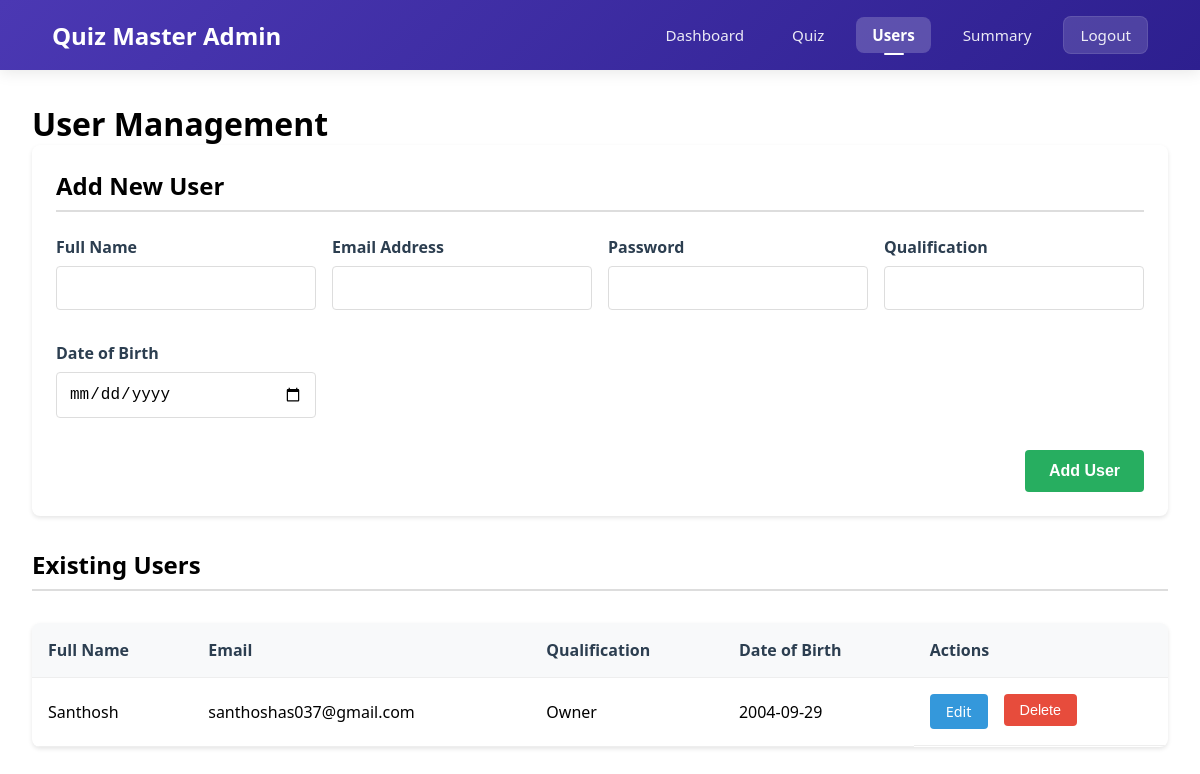
Page /users (signed in) on the earlier database version.
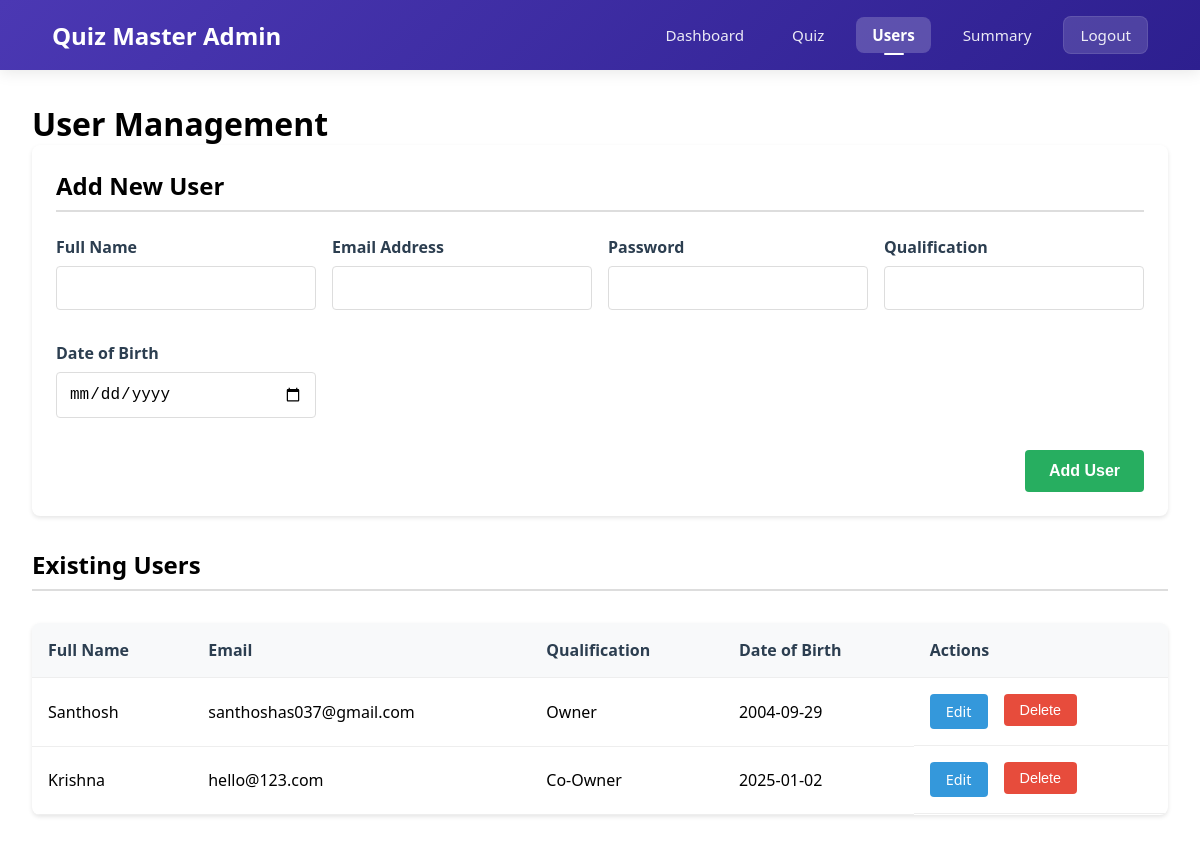
Same page on the later database version.
### app.py (models this page shows, shortened)
class User(db.Model):
    id = db.Column(db.Integer, primary_key=True)
    email = db.Column(db.String(120), unique=True, nullable=False)
    password = db.Column(db.String(200), nullable=False)
    full_name = db.Column(db.String(100), nullable=False)
    qualification = db.Column(db.String(100), nullable=False)
    dob = db.Column(db.Date, nullable=False)
    is_admin = db.Column(db.Boolean, default=False)

### app.py (the view)
@app.route('/users')
@admin_required
def users():
    try:
        all_users = User.query.filter(User.id != session['user_id']).all()
        return render_template('admin/users.html', active_page='users', users=all_users)
    except Exception as e:
        flash('Error loading users. Please try again.', 'error')
        return redirect(url_for('admin_dashboard'))

### app.py (called while the page is built)
def get_current_user():
    if 'user_id' in session:
        return User.query.get(session['user_id'])
    return None

@app.context_processor
def utility_processor():
    return dict(current_user=get_current_user())

def admin_required(f):
    @wraps(f)
    def decorated_function(*args, **kwargs):
        if 'user_id' not in session:
            flash('Please login first.', 'error')
            return redirect(url_for('login'))
        user = User.query.get(session['user_id'])
        if not user or not user.is_admin:
            flash('Admin access required.', 'error')
            return redirect(url_for('dashboard'))
        return f(*args, **kwargs)
    return decorated_function

### templates/admin/users.html (shortened to what this page needs)
<!DOCTYPE html>
<html lang="en">
<head>
    <link href="/static/navbar.css" rel="stylesheet">
</head>
<body>
    <nav class="navbar">
        <div class="nav-container">
            <div style="font-size: 150%;color: white;font-weight: bold;">
                Quiz Master Admin
            </div>
            <div class="nav-links">
                <a href="{{ url_for('admin_dashboard') }}" {% if active_page == 'home' %}class="active"{% endif %}>
                    Dashboard
                </a>
                <a href="{{ url_for('admin_quiz') }}" {% if active_page == 'quiz' %}class="active"{% endif %}>
                    Quiz
                </a>
                <a href="{{ url_for('users') }}" {% if active_page == 'users' %}class="active"{% endif %}>
                    Users
                </a>
                <a href="{{ url_for('admin_summary') }}" {% if active_page == 'summary' %}class="active"{% endif %}>
                    Summary
                </a>
                <a href="{{ url_for('logout') }}" class="logout-btn">
                    Logout
                </a>
            </div>
        </div>
    </nav>
    <main class="users-container">
        <h1>User Management</h1>
        <div class="add-user-card">
            <h2 class="section-title">Add New User</h2>
            <form action="{{ url_for('add_user') }}" method="POST" class="add-user-form">
                <div class="form-group">
                    <label for="full_name">Full Name</label>
                    <input type="text" id="full_name" name="full_name" class="form-control" required>
                </div>
                <div class="form-group">
                    <label for="email">Email Address</label>
                    <input type="email" id="email" name="email" class="form-control" required>
                </div>
                <div class="form-group">
                    <label for="password">Password</label>
                    <input type="password" id="password" name="password" class="form-control" required>
                </div>
                <div class="form-group">
                    <label for="qualification">Qualification</label>
                    <input type="text" id="qualification" name="qualification" class="form-control" required>
                </div>
                <div class="form-group">
                    <label for="dob">Date of Birth</label>
                    <input type="date" id="dob" name="dob" class="form-control" required>
                </div>
                <button type="submit" class="btn-add-user">Add User</button>
            </form>
        </div>
        <h2 class="section-title">Existing Users</h2>
        {% if users %}
        <table class="users-table">
            <thead>
                <tr>
                    <th>Full Name</th>
                    <th>Email</th>
                    <th>Qualification</th>
                    <th>Date of Birth</th>
                    <th>Actions</th>
                </tr>
            </thead>
            <tbody>
                {% for user in users %}
                <tr>
                    <td>{{ user.full_name }}</td>
                    <td>{{ user.email }}</td>
                    <td>{{ user.qualification }}</td>
                    <td>{{ user.dob.strftime('%Y-%m-%d') }}</td>
                    <td class="actions-cell">
                        <a href="{{ url_for('edit_user', user_id=user.id) }}" class="btn btn-edit">Edit</a>
                        <form action="{{ url_for('delete_user', user_id=user.id) }}" method="POST" style="display: inline;">
                            <button type="submit" class="btn btn-delete" onclick="return confirm('Are you sure you want to delete this user?')">
                                Delete
                            </button>
                        </form>
                    </td>
                </tr>
                {% endfor %}
            </tbody>
        </table>
        {% else %}
        <div class="no-users">
            <h3>No users found</h3>
            <p>There are currently no registered users in the system.</p>
        </div>
        {% endif %}
    </main>
</body>
</html>

Differences in the rows shown:
added User: full_name "Krishna", email "hello@123.com", qualification "Co-Owner", dob "2025-01-02"
